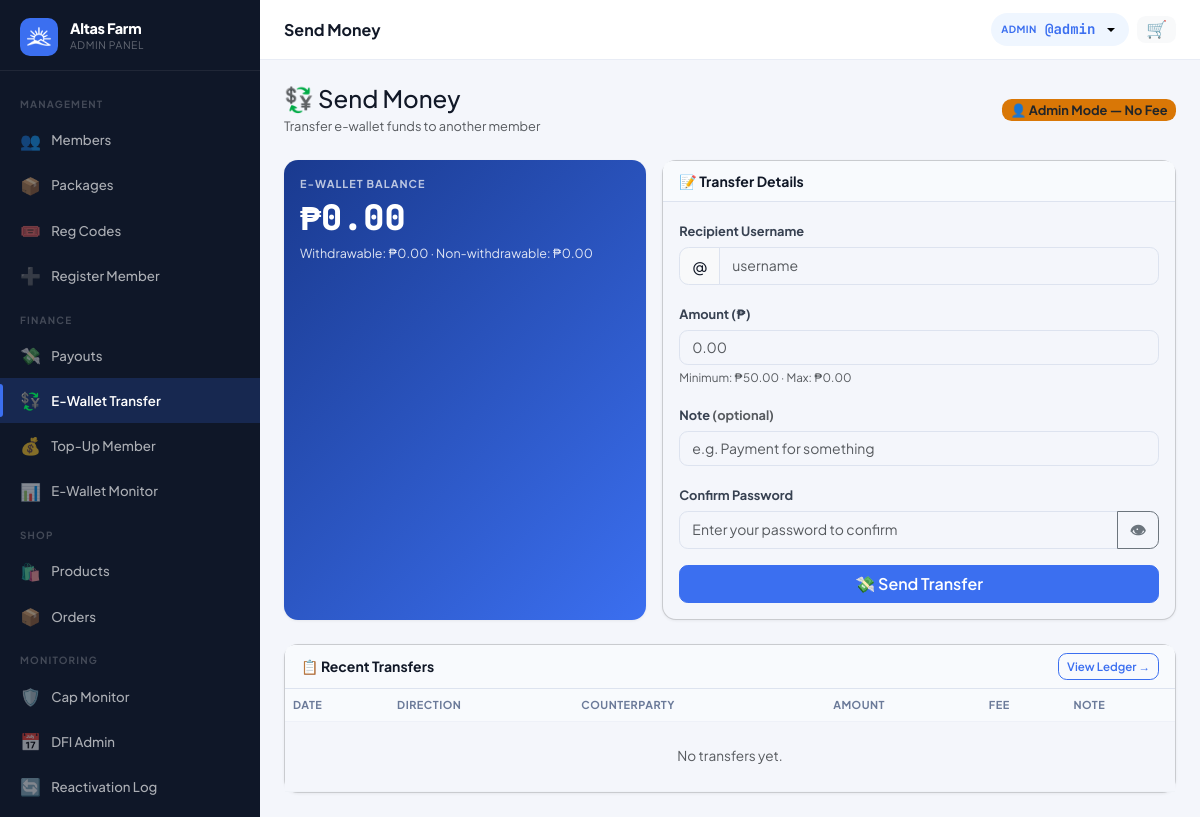
Screenshot of /?page=ewallet_transfer (signed in) with the database file from the repository.
### tables this page shows
CREATE TABLE settings (
  key_name   VARCHAR(80) NOT NULL PRIMARY KEY,
  value      TEXT        NOT NULL,
  updated_at TIMESTAMP DEFAULT CURRENT_TIMESTAMP ON UPDATE CURRENT_TIMESTAMP
);

CREATE TABLE users (
  id                INT UNSIGNED AUTO_INCREMENT PRIMARY KEY,
  username          VARCHAR(40)  NOT NULL UNIQUE,
  password_hash     VARCHAR(255) NOT NULL,
  role              ENUM('member','admin','superadmin') NOT NULL DEFAULT 'member',
  package_id        INT UNSIGNED NULL,
  reg_code_id           INT UNSIGNED NULL,
  reg_payment_method    ENUM('code','ewallet','pending') NOT NULL DEFAULT 'code',
  reg_paid_by           INT UNSIGNED NULL,

   
  sponsor_id        INT UNSIGNED NULL,
  binary_parent_id  INT UNSIGNED NULL,
  binary_position   ENUM('left','right') NULL,

   
  left_count        INT UNSIGNED NOT NULL DEFAULT 0,
  left_count_paid   INT UNSIGNED NOT NULL DEFAULT 0,
  right_count       INT UNSIGNED NOT NULL DEFAULT 0,
  right_count_paid  INT UNSIGNED NOT NULL DEFAULT 0,
  pairs_paid        INT UNSIGNED NOT NULL DEFAULT 0,
  pairs_flushed     INT UNSIGNED NOT NULL DEFAULT 0,
  pairs_paid_today  INT UNSIGNED NOT NULL DEFAULT 0,   

   
  lifetime_earned       DECIMAL(14,2) NOT NULL DEFAULT 0.00,
  cap_status            ENUM('active','capped','perminact') NOT NULL DEFAULT 'active',
  capping_bypass        TINYINT(1)   NOT NULL DEFAULT 0,
  daily_cap_bypass      TINYINT(1)   NOT NULL DEFAULT 0,
  capped_at             TIMESTAMP NULL,
  last_reactivation_at  TIMESTAMP NULL,
  dfi_days_used         INT UNSIGNED NOT NULL DEFAULT 0,
  dfi_active            TINYINT(1)   NOT NULL DEFAULT 1,
  cd_active             TINYINT(1)   NOT NULL DEFAULT 0,
  ewallet_sent_today      DECIMAL(12,2) NOT NULL DEFAULT 0.00,
  ewallet_sent_this_week  DECIMAL(12,2) NOT NULL DEFAULT 0.00,

   
  full_name         VARCHAR(120) NULL,
  email             VARCHAR(120) NULL,
  mobile            VARCHAR(20)  NULL,
  gcash_number      VARCHAR(20)  NULL,
  maya_number       VARCHAR(20)  NULL,
  usdt_trc20_address VARCHAR(100) NULL,
  usdt_bep20_address VARCHAR(100) NULL,
  address           TEXT         NULL,
  photo             VARCHAR(200) NULL,

  ewallet_balance       DECIMAL(14,2) NOT NULL DEFAULT 0.00,
  withdrawable_balance  DECIMAL(14,2) NOT NULL DEFAULT 0.00,
  status                ENUM('active','suspended','pending','deactivated') NOT NULL DEFAULT 'active',
  joined_at         TIMESTAMP DEFAULT CURRENT_TIMESTAMP,
  last_login        TIMESTAMP NULL,

  FOREIGN KEY (sponsor_id)       REFERENCES users(id) ON DELETE SET NULL,
  FOREIGN KEY (binary_parent_id) REFERENCES users(id) ON DELETE SET NULL,
  FOREIGN KEY (package_id)       REFERENCES packages(id) ON DELETE SET NULL
);

### views/partials/sidebar_admin.php (the view, shortened to what the rows shown need)
<?php
$cp = current_page();
$adminUser = Auth::user();
$initial = strtoupper(substr($adminUser['username'] ?? 'A', 0, 1));
$pendingPayouts = (int)db()->query("SELECT COUNT(*) FROM payout_requests WHERE status='pending'")->fetchColumn();
$pendingMembers = (int)db()->query("SELECT COUNT(*) FROM users WHERE role='member' AND status='pending'")->fetchColumn();
if (!function_exists('renderAdminNav')) {
function renderAdminNav($cp, $adminUser, $initial, $pendingPayouts, $pendingMembers)
{ ?>
  <div class="sidebar-brand">
    <div>
      <div class="brand-name"><?= e(setting('site_name', APP_NAME)) ?></div>
      <div class="brand-sub">Admin Panel</div>
    </div>
  </div>
<?php } ?>
<?php }  ?>
<div class="sidebar d-none d-lg-flex flex-column">
  <?php renderAdminNav($cp, $adminUser, $initial, $pendingPayouts, $pendingMembers); ?>
</div>

### views/member/ewallet_transfer.php (shortened to what the rows shown need)
<?php require 'views/partials/head.php'; ?>
<?php require Auth::isAdmin() ? 'views/partials/sidebar_admin.php' : 'views/partials/sidebar_member.php'; ?>
<div class="main-content">
  <?php require 'views/partials/topbar.php'; ?>
  <div class="page-content">
    <div class="row g-3 mb-4">
      <div class="col-12 col-md-5">
        <div class="card h-100" style="background:linear-gradient(135deg,#1a3a8f,#3b6ff0);border:none;">
          <div class="card-body text-white">
            <div style="font-size:.68rem;font-weight:700;letter-spacing:1px;text-transform:uppercase;opacity:.7;margin-bottom:.5rem;">E-Wallet Balance</div>
            <div style="font-size:2.2rem;font-weight:800;font-family:var(--font-mono);line-height:1;"><?= fmt_money((float)($user['ewallet_balance'] ?? 0)) ?></div>
            <div class="mt-2" style="font-size:.78rem;opacity:.85;">
              <?php
              $w = (float) ($user['withdrawable_balance'] ?? 0);
              $nw = (float) ($user['ewallet_balance'] ?? 0) - $w;
              ?>
              Withdrawable: <?= fmt_money($w) ?> · Non-withdrawable: <?= fmt_money($nw) ?>
            </div>
          </div>
        </div>
      </div>
      <div class="col-12 col-md-7">
        <div class="card h-100">
          <div class="card-body">
            <form method="POST" action="<?= link_to('do_ewallet_transfer') ?>" id="transferForm">
              <div class="mb-3">
                <label class="form-label" style="font-weight:700;font-size:.8rem;">Amount (₱)</label>
                <input type="number" name="amount" id="transferAmount" class="form-control" min="<?= $min ?>" max="<?= (float)($user['ewallet_balance'] ?? 0) ?>" step="0.01" required placeholder="0.00">
                <div class="form-text">Minimum: <?= fmt_money($min) ?> · Max: <?= fmt_money((float)($user['ewallet_balance'] ?? 0)) ?></div>
              </div>
            </form>
          </div>
        </div>
      </div>
    </div>
    <div class="card">
      <div class="table-responsive">
        <table class="table table-hover mb-0" style="font-size:.85rem;">
          <thead>
            <tr>
              <th>Date</th>
              <th>Direction</th>
              <th>Counterparty</th>
              <th>Amount</th>
              <th>Fee</th>
              <th>Note</th>
            </tr>
          </thead>
        </table>
      </div>
    </div>
  </div>
</div>
<?php require 'views/partials/footer.php'; ?>

### views/partials/topbar.php (shortened to what the rows shown need)
<?php
if (isset($_GET['page']) && $_GET['page'] === 'admin_user_view' && !empty($_GET['id']) && Auth::isAdmin()) {
    $topbarUser = getUserById((int)$_GET['id']);
    if (!$topbarUser) {
        flash('error', 'User not found.');
        redirect('/?page=admin_users');
    }
    $walletUser = $topbarUser;
} else {
    $topbarUser = Auth::user();
}
?>
<div class="topbar-wrapper no-print">
    <div class="d-flex align-items-center gap-2">
        <div class="dropdown">
            <button class="topbar-balance border-0 dropdown-toggle" type="button"
                data-bs-toggle="dropdown" aria-expanded="false"
                title="<?= e($topbarUser['username'] ?? '') ?>" style="cursor:pointer;">
                <span class="bal-label"><?= Auth::isAdmin() ? 'Admin' : 'User' ?></span>
                <span class="bal-amount">@<?= e($topbarUser['username'] ?? '') ?></span>
            </button>
        </div>
    </div>
</div>

### rows the page displays
settings: value "Altas Farm"
users: username "admin", ewallet_balance "₱0.00", withdrawable_balance "₱0.00", fmt_money($nw) "₱0.00", amount "0.00"

### other values shown
$pageTitle "Send Money"
fmt_money($min) "₱50.00"
